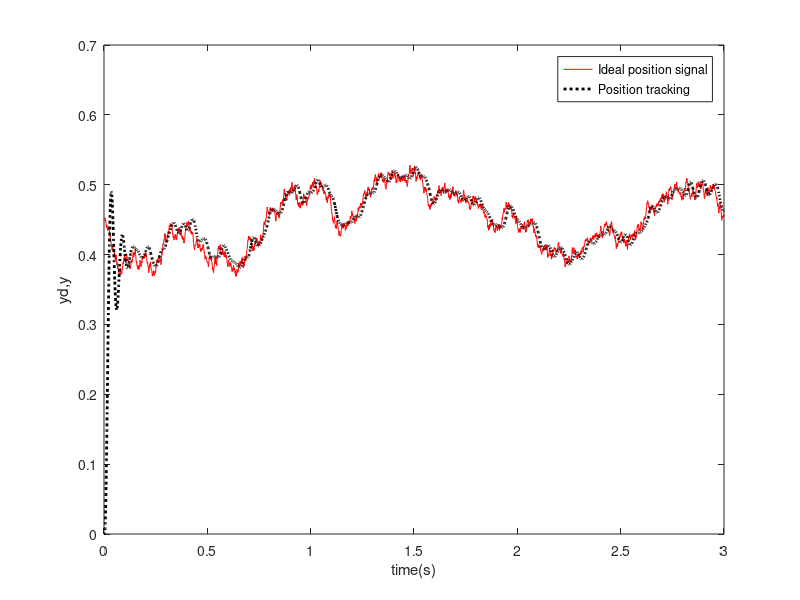

The MATLAB source for this figure:
%PID Controller
clear all;
close all;

ts=0.001;
sys=tf(5.235e005,[1,87.35,1.047e004,0]);
dsys=c2d(sys,ts,'z');
[num,den]=tfdata(dsys,'v');

u_1=0.0;u_2=0.0;u_3=0.0;
yd_1=rand;
y_1=0;y_2=0;y_3=0;

x=[0,0,0]';
error_1=0;

for k=1:1:3000
time(k)=k*ts;

kp=1.0;ki=2.0;kd=0.01;
   
S=3;   
if S==1   %Triangle Signal
   if mod(time(k),2)<1     
	   yd(k)=mod(time(k),1);
	else
	   yd(k)=1-mod(time(k),1);
	end
	   yd(k)=yd(k)-0.5;
end
if S==2   %Sawtooth Signal
   yd(k)=mod(time(k),1.0);
end
if S==3   %Random Signal
	yd(k)=rand;  
	dyd(k)=(yd(k)-yd_1)/ts;  %Max speed is 5.0
	while abs(dyd(k))>=5.0
   	yd(k)=rand;  
		dyd(k)=abs((yd(k)-yd_1)/ts);
	end
end

u(k)=kp*x(1)+kd*x(2)+ki*x(3);   %PID Controller

%Restricting the output of controller
if u(k)>=10
   u(k)=10;
end
if u(k)<=-10
   u(k)=-10;
end

%Linear model
y(k)=-den(2)*y_1-den(3)*y_2-den(4)*y_3+num(2)*u_1+num(3)*u_2+num(4)*u_3;
error(k)=yd(k)-y(k);

yd_1=yd(k);

u_3=u_2;u_2=u_1;u_1=u(k);
y_3=y_2;y_2=y_1;y_1=y(k);
   
x(1)=error(k);                %Calculating P
x(2)=(error(k)-error_1)/ts;   %Calculating D
x(3)=x(3)+error(k)*ts;        %Calculating I
xi(k)=x(3);

error_1=error(k);
D=0;
if D==1  %Dynamic Simulation Display
	plot(time,yd,'b',time,y,'r');
	pause(0.00000000000000000);
end
end
figure(1);
plot(time,yd,'r',time,y,'k:','linewidth',2);
xlabel('time(s)');ylabel('yd,y');
legend('Ideal position signal','Position tracking');